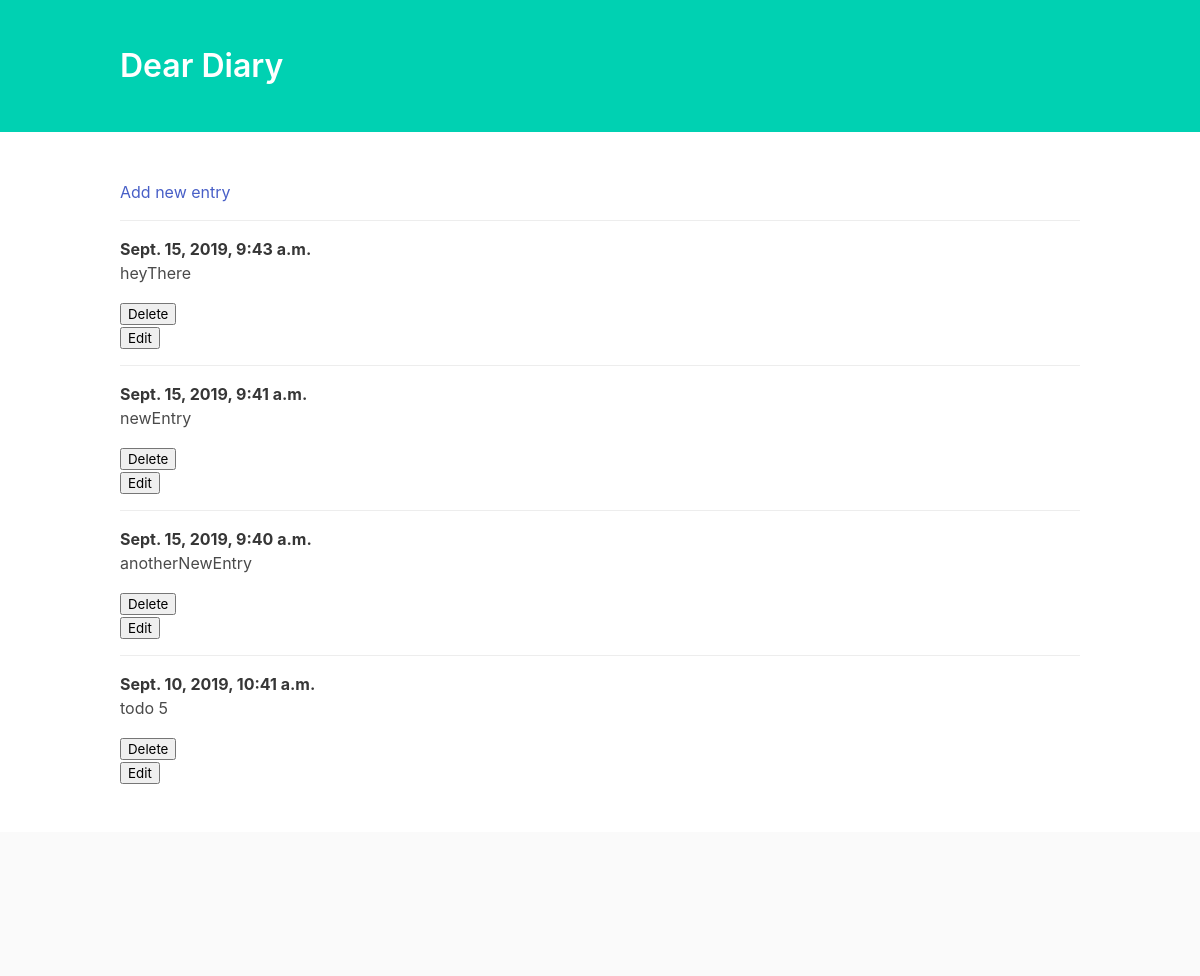
Before: / with the older database file.
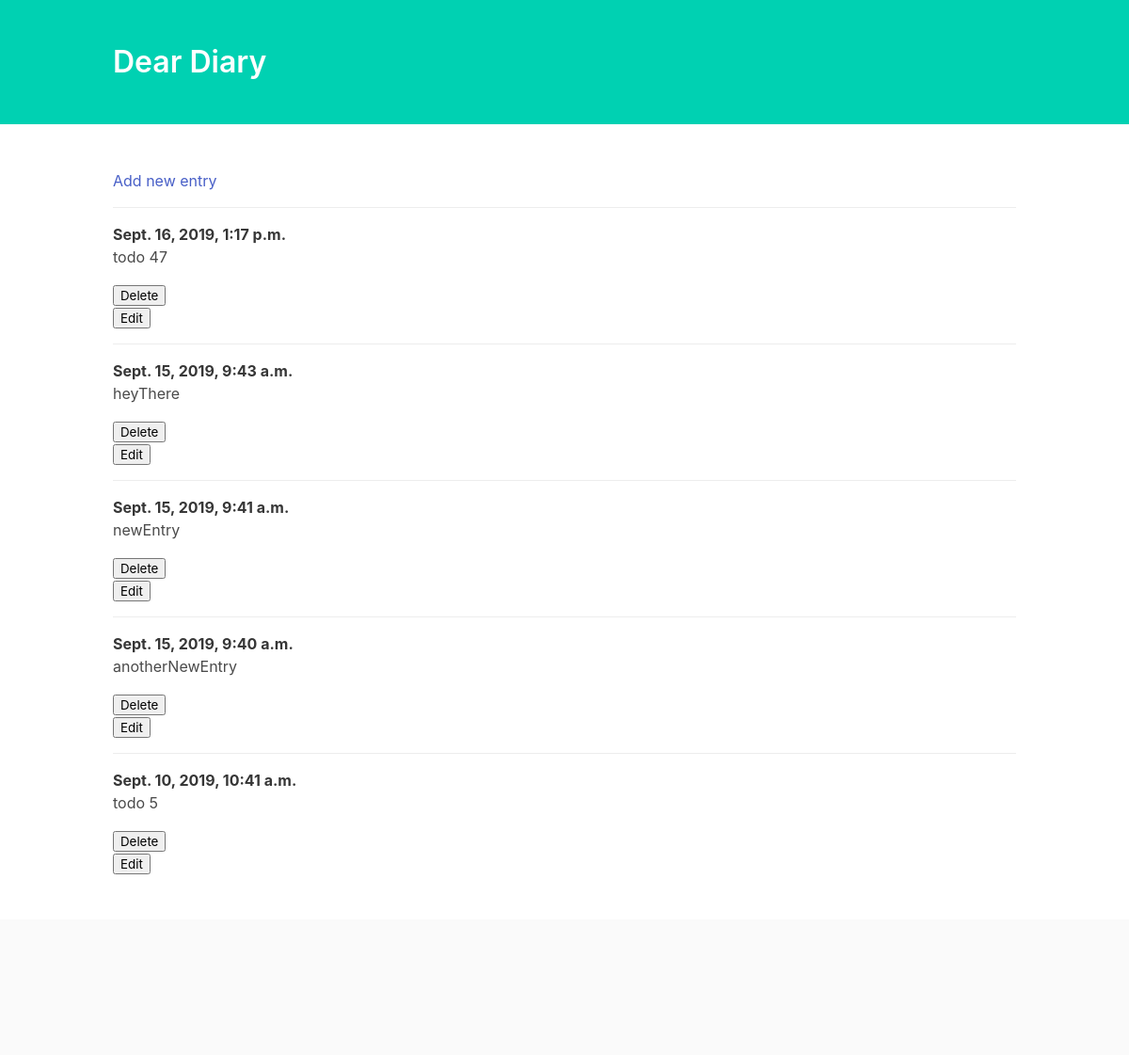
After: the same page with the newer database file.
### entries/models.py (models this page shows, shortened)
class Entry(models.Model):
    text = models.TextField()
    date_posted = models.DateTimeField(auto_now_add=True)
    class Meta:
        verbose_name_plural = 'entries'

### entries/views.py (the view)
# urls.py: path('',views.home,name='home'),
def home(request):
    entries = Entry.objects.order_by('-date_posted') #orders the date in "ascending" order
    if request.method == 'POST':
        if 'entryDelete' in request.POST:
            selectedEntry = request.POST['entryDelete']
            selectedEntry = (selectedEntry.split(' '))[1]
            entry = Entry.objects.get(id=selectedEntry)
            entry.delete()
    return render(request,'entries/home.html',{'entries':entries})

### entries/templates/entries/home.html (shortened to what this page needs)
<!DOCTYPE html>
<html lang="en">
<head>
    <link rel="stylesheet" href="https://cdnjs.cloudflare.com/ajax/libs/bulma/0.6.2/css/bulma.min.css" />
</head>
<body>
    <section class="hero is-primary">
        <div class="hero-body">
            <div class="container">
                <h1 class="title">
                    Dear Diary
                </h1>
            </div>
        </div>
    </section>
    <section class="section">
        <div class="container">
            <article class="media">
                <div class="media-content">
                    <div class="content">
                        <a href="{% url 'add' %}">Add new entry</a>
                    </div>
                </div>
            </article>
            {% for entry in entries %}
                <article class="media">
                    <div class="media-content">
                        <div class="content">
                            <p>
                                <strong>{{ entry.date_posted }}</strong>
                                <br> {{ entry.text }}
                                <form method="POST" action="{% url 'home' %}">
                                    <button class='entryDelete' name='entryDelete' value='todo {{ entry.id }}' type='submit'>Delete</button>
                                </form>
                                <form method="GET" action="{% url 'edit' %}">
                                    <button class='text' name='text' value='todo {{ entry.id }}' type='submit'>Edit</button>
                                </form>
                            </p>
                        </div>
                    </div>
                </article>
            {% endfor %}
        </div>
    </section>
    <footer class="footer">
    </footer>
</body>
</html>

Changed rows visible on the page:
added Entry: date_posted "Sept. 16, 2019, 1:17 p.m.", text "todo 47"
